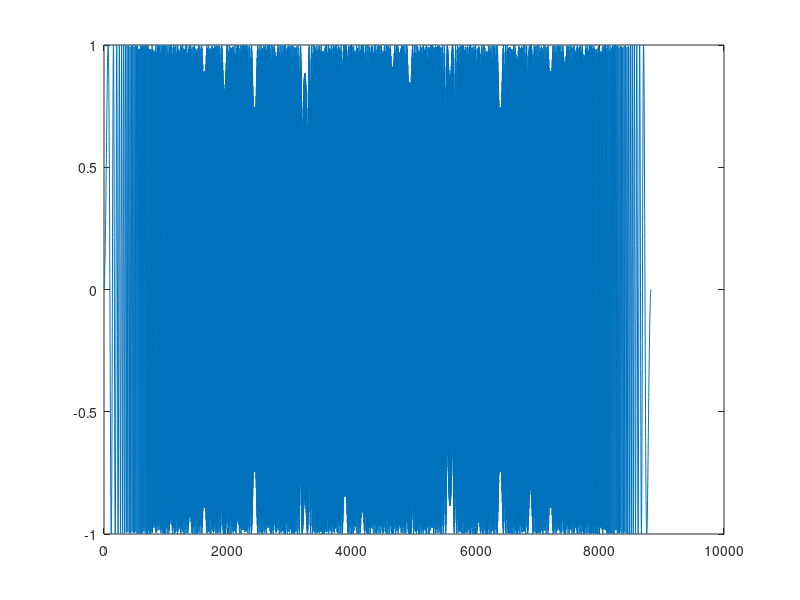

Write MATLAB code to recreate this figure.
% parameters of linear up/down-sweep
freq1 = 20;
freq2 = 20000;
fs = 44100;

% length of a sweep in one direction
endTime = 0.1;

% number of samples of a sweep in one sweep direction
N = endTime * fs;

% instantaneous frequency at each point in time ...
% ... first increasing for N points, then decreasing for N points
inst_f = [linspace(freq1, freq2, N) linspace(freq2, freq1, N)];

% since (in continuous time) instantaneous frequency is derivative of
% phase, we have to compute the "integral" to get the phase for sin().
phi = 2 * pi * cumsum(inst_f) / fs;
sweep = sin(phi);

% plotting
plot(sweep);